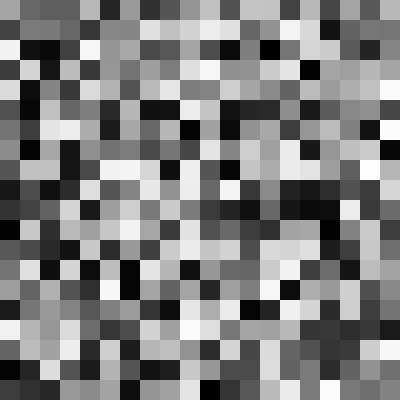
Frame 1 (no input)
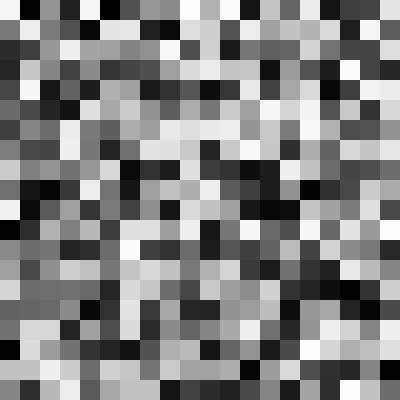
Frame 2 (the mouse pressed at the canvas centre, redrawn once)

The Processing sketch that drew these frames (run headless with seeded random() and noise(); the mouse was pressed at the canvas centre and the sketch redrawn once):

// Processing sketch: sketch_2
// ── sketch_2.pde
int cellSize = 20;   //size of each small square
int cols = 20;       //number of columns
int rows = 20;       //number of rows

void setup() {
  size(400, 400);
  noLoop();   //draw once
}
void draw() {
  background(255);
  
  for (int i = 0; i < cols; i++) {
    for (int j = 0; j < rows; j++) {
      float gray = random(0, 255);   //random gray value
      fill(gray);                    //same value for R,G,B
      noStroke();
      rect(i * cellSize, j * cellSize, cellSize, cellSize);
    }
  }
}
